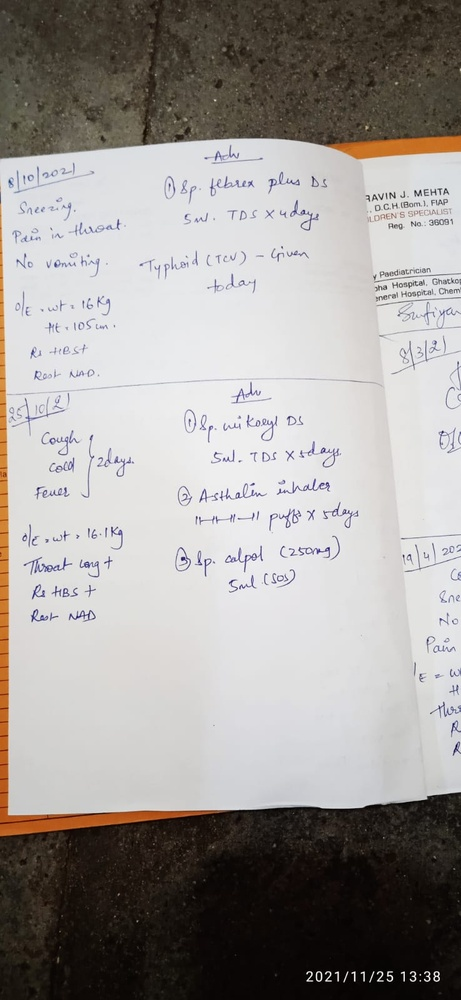
#> input picture google_api/google-ocr/images/presc5.jpg, 461 x 1000 px, shrunk from 738 x 1600 before the run, found by its file name
$ python ocr_without_size.py
#> lines starting #> are read from the running program, lines starting #| are printed output that depends on the picture; after the words box and inside, x2 and y2 are one past the last pixel; in counts of white or black regions, pixels touching at a corner belong together
import cv2
import pytesseract
import numpy as np

# pytesseract.pytesseract.tesseract_cmd = r"C:\Program Files\Tesseract-OCR\tesseract.exe"

# Load image, convert to HSV, color threshold to get mask
image = cv2.imread('images/presc5.jpg')
#> image is the input picture: shape (1000, 461, 3); mean B, G, R 154.1, 157, 161
# [4 lines of commented-out code are left out]


hsv = cv2.cvtColor(image, cv2.COLOR_BGR2HSV)
#> hsv: shape (1000, 461, 3); mean H, S, V 46.8, 39.5, 162.6
lower = np.array([0, 0, 0])
upper = np.array([200, 200, 200])
mask = cv2.inRange(hsv, lower, upper)
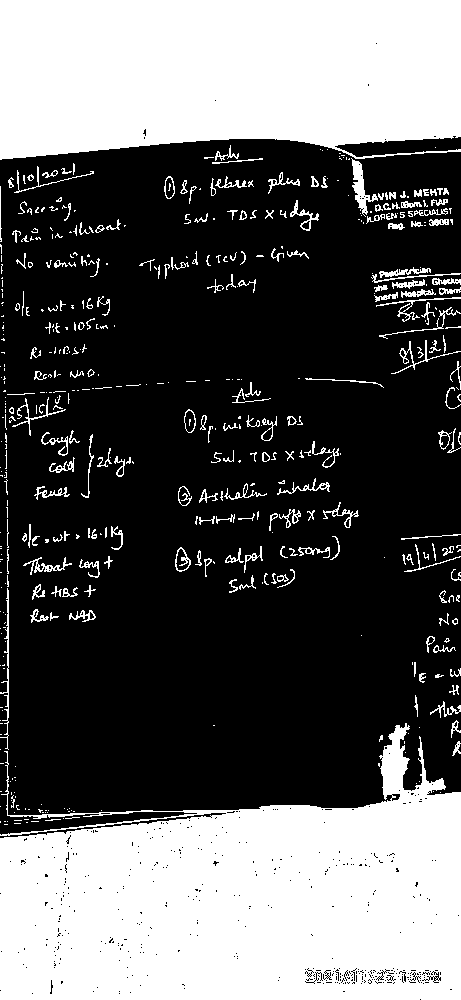
#> mask: shape (1000, 461); 36.7% white; 492 white regions (285 under 20 px), largest, box (x1, y1, x2, y2) and area: (0, 723, 461, 1000) 87254, (0, 0, 461, 160) 67143, (351, 158, 378, 217) 528


# Invert image and OCR
invert = 255 - mask
#> (the run stopped early here; a loop or call above may not have finished)

$ run again, with google_api/google-ocr/images/presc1.jpg copied over google_api/google-ocr/images/presc5.jpg
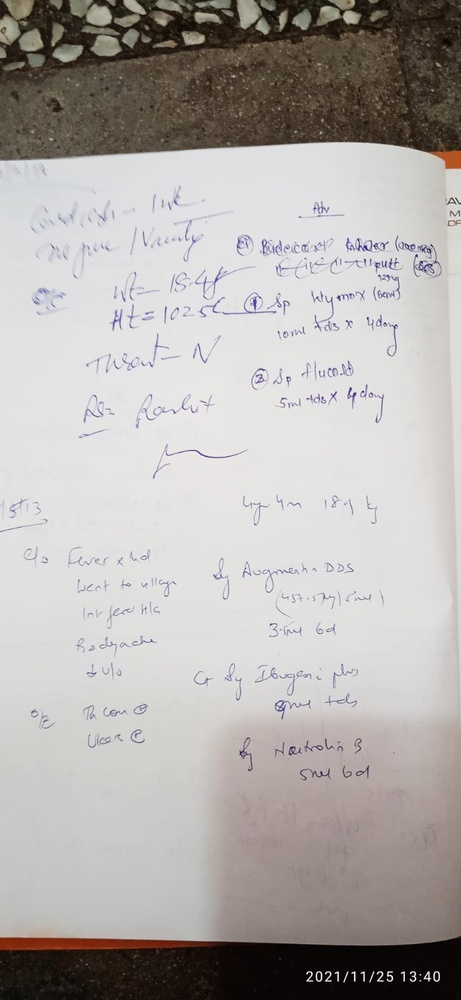
#> input picture google_api/google-ocr/images/presc1.jpg, 461 x 1000 px, shrunk from 738 x 1600 before the run, found by its file name
#> image is the input picture: shape (1000, 461, 3); mean B, G, R 171.6, 174.4, 178.6
#> hsv: shape (1000, 461, 3); mean H, S, V 37.1, 27.7, 179.5
#> `mask = cv2.inRange(hsv, lower, upper)`:
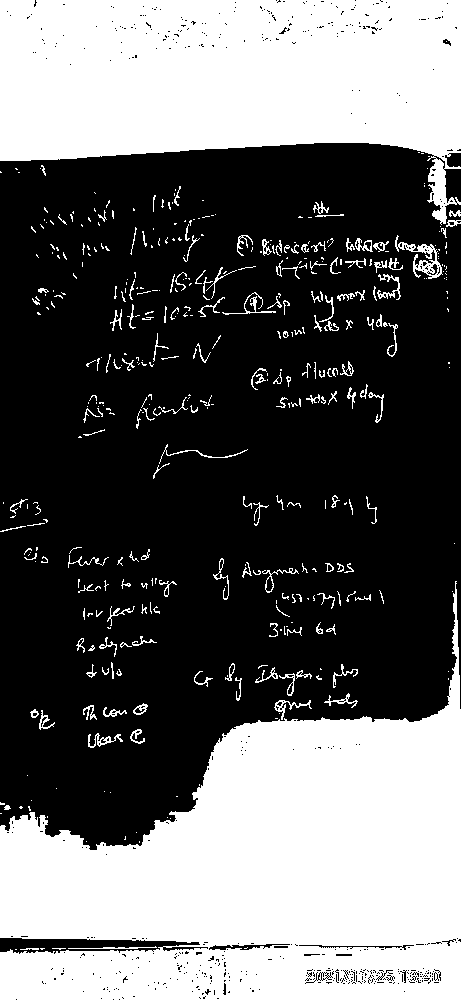
#> mask: shape (1000, 461); 39.9% white; 426 white regions (266 under 20 px), largest, box (x1, y1, x2, y2) and area: (0, 581, 461, 1000) 103611, (0, 0, 461, 225) 70219, (395, 235, 443, 279) 594

$ run again, with google_api/google-ocr/images/presc10.jpg copied over google_api/google-ocr/images/presc5.jpg
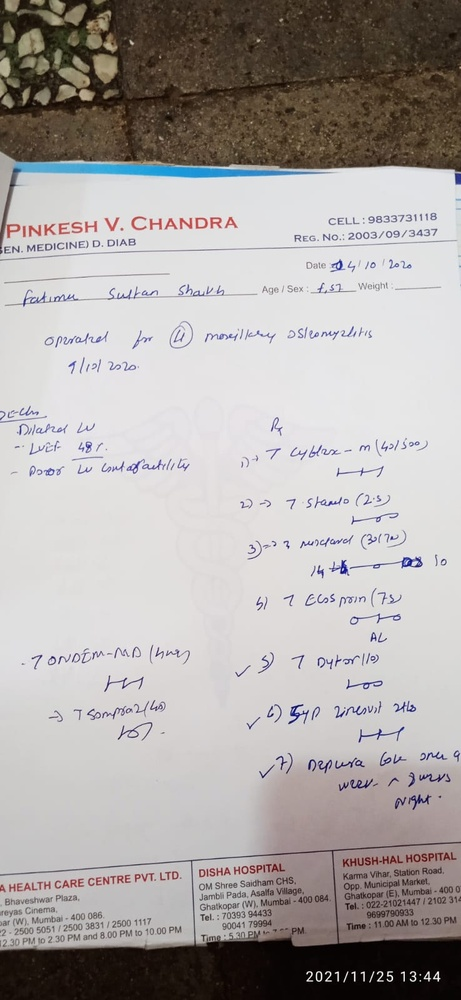
#> input picture google_api/google-ocr/images/presc10.jpg, 461 x 1000 px, shrunk from 738 x 1600 before the run, found by its file name
#> image is the input picture: shape (1000, 461, 3); mean B, G, R 167.6, 169.4, 174.3
#> hsv: shape (1000, 461, 3); mean H, S, V 54.1, 35, 176.3
#> `mask = cv2.inRange(hsv, lower, upper)`:
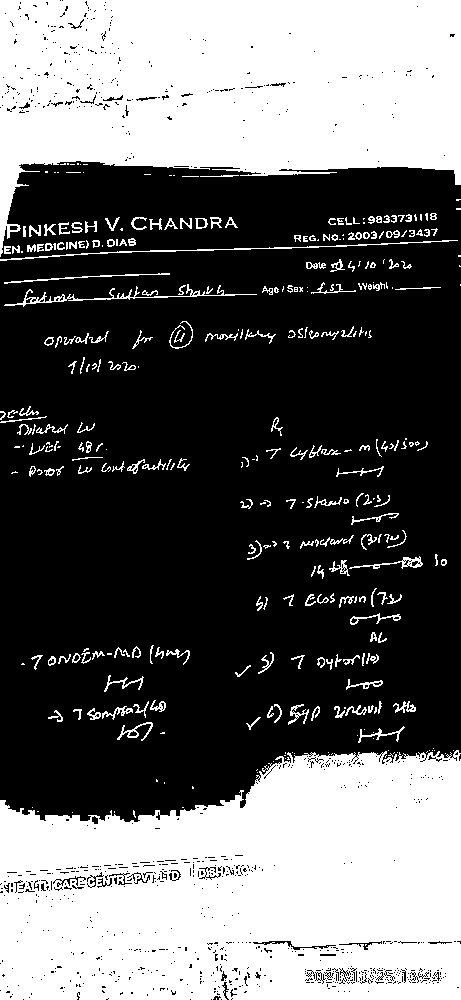
#> mask: shape (1000, 461); 40.2% white; 346 white regions (144 under 20 px), largest, box (x1, y1, x2, y2) and area: (0, 750, 461, 1000) 94906, (0, 0, 461, 257) 77648, (4, 284, 257, 307) 687

$ run again, with google_api/google-ocr/images/presc11.jpg copied over google_api/google-ocr/images/presc5.jpg
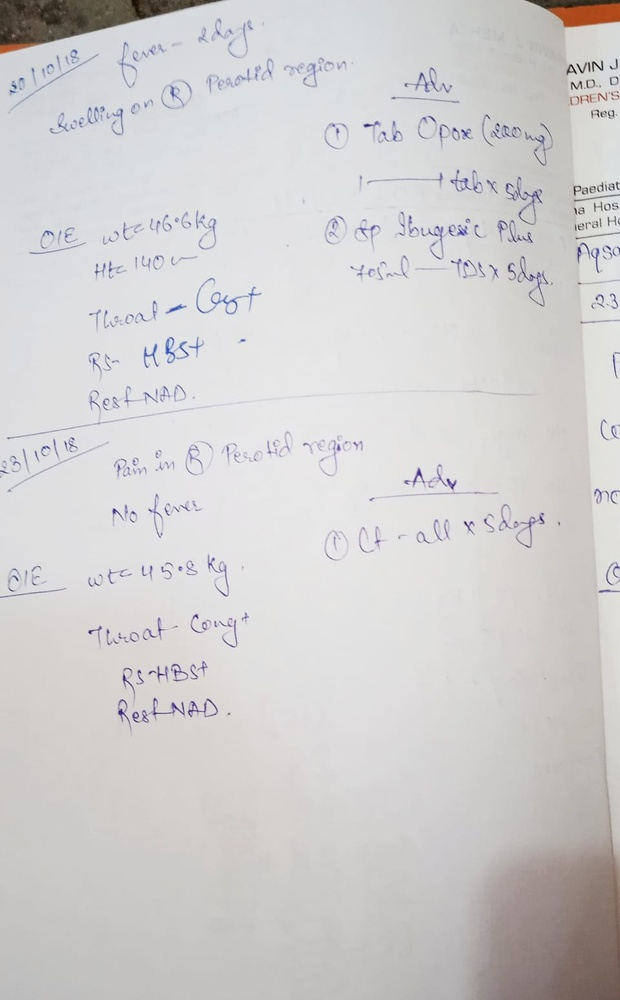
#> input picture google_api/google-ocr/images/presc11.jpg, 620 x 1000 px, shrunk from 960 x 1548 before the run, found by its file name
#> image is the input picture: shape (1000, 620, 3); mean B, G, R 207.2, 207.1, 208.7
#> hsv: shape (1000, 620, 3); mean H, S, V 54.6, 7.7, 210.6
#> `mask = cv2.inRange(hsv, lower, upper)`:
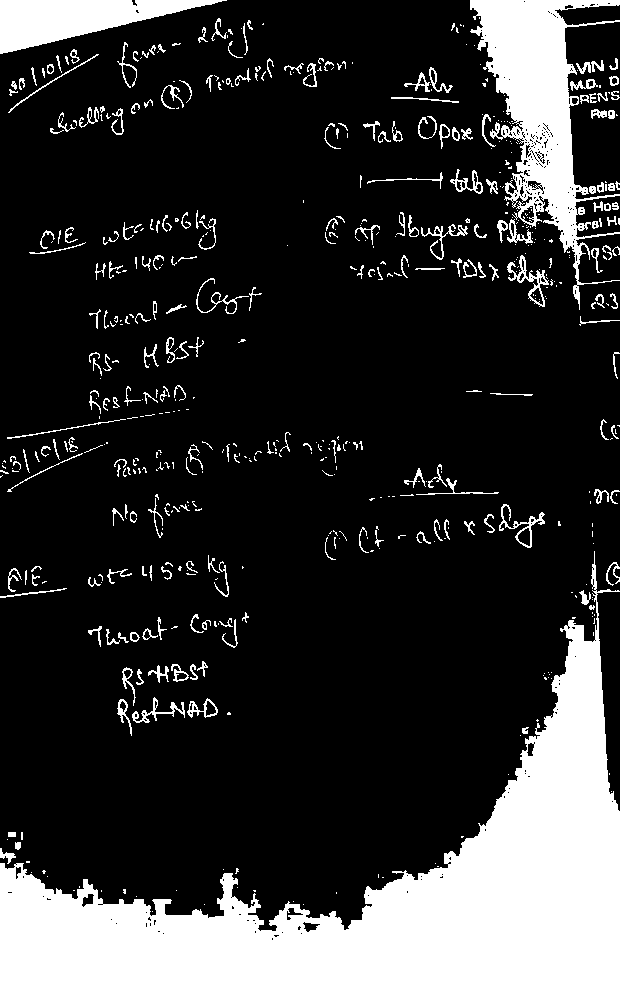
#> mask: shape (1000, 620); 20.7% white; 588 white regions (365 under 20 px), largest, box (x1, y1, x2, y2) and area: (0, 551, 620, 1000) 89200, (470, 0, 620, 310) 16256, (0, 0, 227, 54) 6195
